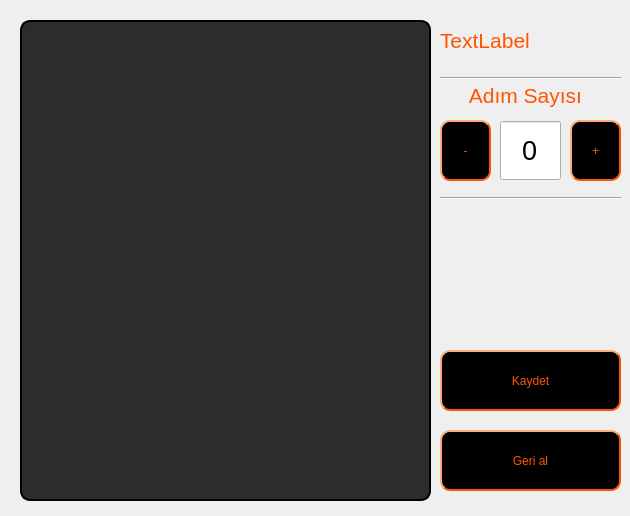
<?xml version="1.0" encoding="UTF-8"?>
<ui version="4.0">
 <class>lookProfile</class>
 <widget class="QDialog" name="lookProfile">
  <property name="geometry">
   <rect>
    <x>0</x>
    <y>0</y>
    <width>630</width>
    <height>516</height>
   </rect>
  </property>
  <property name="windowTitle">
   <string>Dialog</string>
  </property>
  <property name="styleSheet">
   <string notr="true">lookProfile
{
color : rgb(255, 255, 255);
background-color: rgb(43, 43, 43);
}
</string>
  </property>
  <widget class="QTableWidget" name="tableWidget">
   <property name="geometry">
    <rect>
     <x>20</x>
     <y>20</y>
     <width>411</width>
     <height>481</height>
    </rect>
   </property>
   <property name="font">
    <font>
     <pointsize>16</pointsize>
    </font>
   </property>
   <property name="styleSheet">
    <string notr="true">QTableView {
color: rgb(255, 85, 0);
background-color: rgb(44, 44, 44);
font: 16pt &quot;Segoe UI&quot;;
border-style: outset;
border-width: 2px;
border-radius: 10px;
}
QHeaderView::section 
{ 
background-color:rgb(76, 76, 76);
font: 16pt &quot;Segoe UI&quot;;
}
</string>
   </property>
   <attribute name="horizontalHeaderVisible">
    <bool>false</bool>
   </attribute>
   <attribute name="horizontalHeaderStretchLastSection">
    <bool>false</bool>
   </attribute>
   <attribute name="verticalHeaderVisible">
    <bool>false</bool>
   </attribute>
   <attribute name="verticalHeaderDefaultSectionSize">
    <number>30</number>
   </attribute>
   <attribute name="verticalHeaderMinimumSectionSize">
    <number>19</number>
   </attribute>
   <attribute name="verticalHeaderStretchLastSection">
    <bool>false</bool>
   </attribute>
  </widget>
  <widget class="QPushButton" name="btnLookEditProfile">
   <property name="geometry">
    <rect>
     <x>440</x>
     <y>350</y>
     <width>181</width>
     <height>61</height>
    </rect>
   </property>
   <property name="styleSheet">
    <string notr="true">color : rgb(255, 85, 0);
border-color: rgb(255, 85, 0);
background-color: rgb(0, 0, 0);
font: 16pt &quot;Segoe UI&quot;;
border-style: outset;
border-width: 2px;
border-radius: 10px;</string>
   </property>
   <property name="text">
    <string>Kaydet</string>
   </property>
  </widget>
  <widget class="QPushButton" name="btnLookCancelProfile">
   <property name="geometry">
    <rect>
     <x>440</x>
     <y>430</y>
     <width>181</width>
     <height>61</height>
    </rect>
   </property>
   <property name="styleSheet">
    <string notr="true">color : rgb(255, 85, 0);
border-color: rgb(255, 85, 0);
background-color: rgb(0, 0, 0);
font: 16pt &quot;Segoe UI&quot;;
border-style: outset;
border-width: 2px;
border-radius: 10px;</string>
   </property>
   <property name="text">
    <string>Geri al</string>
   </property>
  </widget>
  <widget class="QLabel" name="label">
   <property name="geometry">
    <rect>
     <x>440</x>
     <y>30</y>
     <width>161</width>
     <height>21</height>
    </rect>
   </property>
   <property name="font">
    <font>
     <family>Segoe UI</family>
     <pointsize>16</pointsize>
    </font>
   </property>
   <property name="styleSheet">
    <string notr="true">color: rgb(255, 85, 0);</string>
   </property>
   <property name="text">
    <string>TextLabel</string>
   </property>
  </widget>
  <widget class="QLabel" name="label_2">
   <property name="geometry">
    <rect>
     <x>440</x>
     <y>80</y>
     <width>171</width>
     <height>31</height>
    </rect>
   </property>
   <property name="font">
    <font>
     <family>Segoe UI</family>
     <pointsize>16</pointsize>
    </font>
   </property>
   <property name="styleSheet">
    <string notr="true">color: rgb(255, 85, 0);</string>
   </property>
   <property name="text">
    <string>Adım Sayısı</string>
   </property>
   <property name="alignment">
    <set>Qt::AlignCenter</set>
   </property>
  </widget>
  <widget class="QSpinBox" name="spinBox">
   <property name="geometry">
    <rect>
     <x>500</x>
     <y>120</y>
     <width>61</width>
     <height>61</height>
    </rect>
   </property>
   <property name="font">
    <font>
     <family>Segoe UI</family>
     <pointsize>20</pointsize>
     <weight>50</weight>
     <italic>false</italic>
     <bold>false</bold>
    </font>
   </property>
   <property name="styleSheet">
    <string notr="true">font: 20pt &quot;Segoe UI&quot;;</string>
   </property>
   <property name="alignment">
    <set>Qt::AlignCenter</set>
   </property>
   <property name="buttonSymbols">
    <enum>QAbstractSpinBox::NoButtons</enum>
   </property>
  </widget>
  <widget class="QPushButton" name="pushButton">
   <property name="geometry">
    <rect>
     <x>570</x>
     <y>120</y>
     <width>51</width>
     <height>61</height>
    </rect>
   </property>
   <property name="styleSheet">
    <string notr="true">color : rgb(255, 85, 0);
border-color: rgb(255, 85, 0);
background-color: rgb(0, 0, 0);
font: 16pt &quot;Segoe UI&quot;;
border-style: outset;
border-width: 2px;
border-radius: 10px;</string>
   </property>
   <property name="text">
    <string>+</string>
   </property>
  </widget>
  <widget class="QPushButton" name="pushButton_2">
   <property name="geometry">
    <rect>
     <x>440</x>
     <y>120</y>
     <width>51</width>
     <height>61</height>
    </rect>
   </property>
   <property name="styleSheet">
    <string notr="true">color : rgb(255, 85, 0);
border-color: rgb(255, 85, 0);
background-color: rgb(0, 0, 0);
font: 16pt &quot;Segoe UI&quot;;
border-style: outset;
border-width: 2px;
border-radius: 10px;</string>
   </property>
   <property name="text">
    <string>-</string>
   </property>
  </widget>
  <widget class="Line" name="line">
   <property name="geometry">
    <rect>
     <x>440</x>
     <y>70</y>
     <width>181</width>
     <height>16</height>
    </rect>
   </property>
   <property name="styleSheet">
    <string notr="true">color: rgb(255, 85, 0);</string>
   </property>
   <property name="orientation">
    <enum>Qt::Horizontal</enum>
   </property>
  </widget>
  <widget class="Line" name="line_2">
   <property name="geometry">
    <rect>
     <x>440</x>
     <y>190</y>
     <width>181</width>
     <height>16</height>
    </rect>
   </property>
   <property name="styleSheet">
    <string notr="true">color: rgb(255, 85, 0);</string>
   </property>
   <property name="orientation">
    <enum>Qt::Horizontal</enum>
   </property>
  </widget>
 </widget>
 <resources/>
 <connections/>
</ui>
